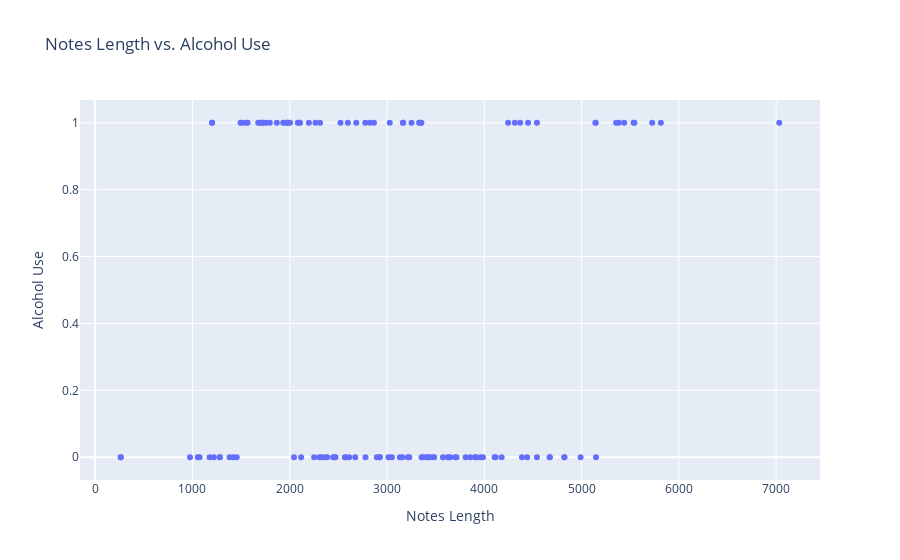

Notebook code for this chart:
### Code cell
note_len_df = df.sort_values(by='Note Length')
plt3 = go.Scatter(x = note_len_df['Note Length'], y = df['Alcohol Use'], mode='markers')
lyt3 = go.Layout(title="Notes Length vs. Alcohol Use", xaxis=dict(title='Notes Length'),yaxis=dict(title='Alcohol Use'))
fig3 = go.Figure(data=[plt3], layout=lyt3)
iplot(fig3)
print("Notes Length to Alcohol Use Correlation:", note_len_df['Note Length'].corr(df['Alcohol Use']))

### Figure 1 — Plotly figure (JSON) as saved in the notebook; plotly's stock layout.template omitted (floating-point values rounded to 4 significant figures)
{"data": [{"mode": "markers", "type": "scatter", "x": [263, 263, 975, 1055, 1073, 1176, 1202, 1202, 1220, 1282, 1282, 1382, 1418, 1455, 1495, 1499, 1537, 1567, 1676, 1697, 1723, 1723, 1758, 1795, 1867, 1933, 1965, 1978, 1980, 2003, 2044, 2083, 2098, 2106, 2117, 2197, 2251, 2265, 2305, 2312, 2330, 2365, 2384, 2447, 2461, 2471, 2522, 2566, 2576, 2598, 2611, 2673, 2684, 2777, 2779, 2823, 2866, 2895, 2920, 2928, 3015, 3028, 3050, 3132, 3158, 3164, 3165, 3215, 3229, 3252, 3330, 3347, 3353, 3355, 3372, 3409, 3411, 3435, 3465, 3485, 3575, 3624, 3632, 3650, 3701, 3714, 3808, 3855, 3903, 3921, 3963, 3986, 4106, 4116, 4178, 4245, 4314, 4369, 4387, 4441, 4450, 4541, 4541, 4672, 4673, 4823, 4823, 4990, 5142, 5145, 5148, 5355, 5383, 5438, 5535, 5543, 5726, 5815, 7032], "y": [0, 0, 0, 0, 0, 0, 1, 1, 0, 0, 0, 0, 0, 0, 1, 1, 1, 1, 1, 1, 1, 1, 1, 1, 1, 1, 1, 1, 1, 1, 0, 1, 1, 1, 0, 1, 0, 1, 0, 1, 0, 0, 0, 0, 0, 0, 1, 0, 0, 1, 0, 0, 1, 1, 0, 1, 1, 0, 0, 0, 0, 1, 0, 0, 0, 1, 1, 0, 0, 1, 1, 1, 1, 0, 0, 0, 0, 0, 0, 0, 0, 0, 0, 0, 0, 0, 0, 0, 0, 0, 0, 0, 0, 0, 0, 1, 1, 1, 0, 0, 1, 1, 0, 0, 0, 0, 0, 0, 1, 1, 0, 1, 1, 1, 1, 1, 1, 1, 1]}], "layout": {"title": {"text": "Notes Length vs. Alcohol Use"}, "xaxis": {"title": {"text": "Notes Length"}}, "yaxis": {"title": {"text": "Alcohol Use"}}}}
